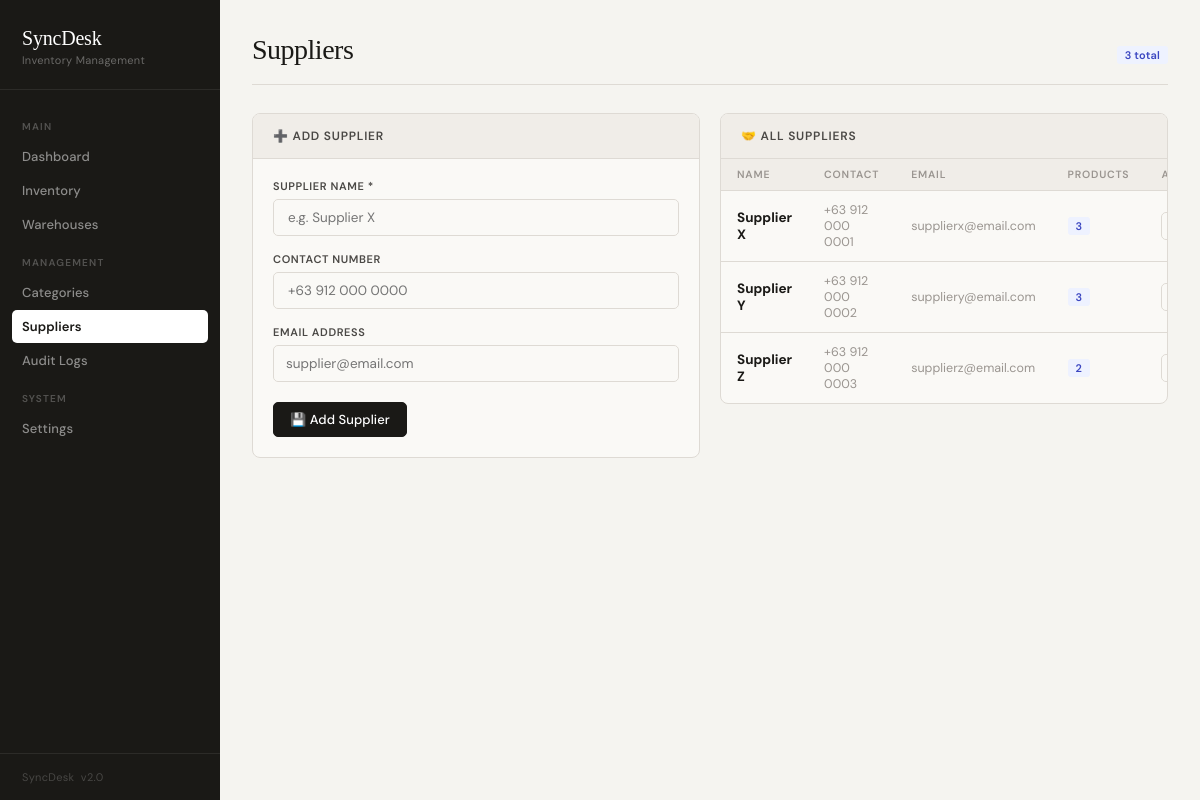
/suppliers.php, run on the app's committed database.
### tables this page shows
CREATE TABLE IF NOT EXISTS `suppliers` (
  `id` int(11) NOT NULL AUTO_INCREMENT,
  `name` varchar(100) NOT NULL,
  `contact` varchar(100) DEFAULT NULL,
  `email` varchar(100) DEFAULT NULL,
  `created_at` timestamp NOT NULL DEFAULT current_timestamp(),
  PRIMARY KEY (`id`)
);

### config.php (called while the page is built, shortened)
<?php
function e($str) {
    return htmlspecialchars($str ?? '', ENT_QUOTES, 'UTF-8');
}
?>

### suppliers.php (the view, shortened to what this page needs)
<?php include 'config.php'; ?>
<!DOCTYPE html>
<html lang="en">
<head>
<link rel="stylesheet" href="style.css">
</head>
<body>
<?php include 'sidebar.php'; ?>
<div class="main">
<?php
$edit_item = null;
$suppliers = $conn->query("SELECT s.*, COUNT(p.id) AS product_count FROM suppliers s LEFT JOIN products p ON p.supplier = s.name GROUP BY s.id ORDER BY s.name")->fetch_all(MYSQLI_ASSOC);
?>
<div class="topbar">
    <h1>Suppliers</h1>
    <span class="badge badge-blue"><?= count($suppliers) ?> total</span>
</div>
<div class="two-col" style="align-items:start;">
    <div class="card">
        <div class="card-header">
            <span class="card-title"><?= $edit_item ? '✏️ Edit Supplier' : '➕ Add Supplier' ?></span>
        </div>
        <div class="card-body">
            <form method="POST">
                <div class="form-group" style="margin-bottom:16px;">
                    <label>Supplier Name *</label>
                    <input type="text" name="name" required placeholder="e.g. Supplier X"
                        value="<?= e($edit_item['name'] ?? '') ?>">
                </div>
                <div class="form-group" style="margin-bottom:16px;">
                    <label>Contact Number</label>
                    <input type="text" name="contact" placeholder="+63 912 000 0000"
                        value="<?= e($edit_item['contact'] ?? '') ?>">
                </div>
                <div class="form-group" style="margin-bottom:20px;">
                    <label>Email Address</label>
                    <input type="email" name="email" placeholder="supplier@email.com"
                        value="<?= e($edit_item['email'] ?? '') ?>">
                </div>
                <div class="flex gap-8">
                    <button class="btn btn-primary" name="<?= $edit_item ? 'edit' : 'add' ?>">
                        💾 <?= $edit_item ? 'Save Changes' : 'Add Supplier' ?>
                    </button>
                </div>
            </form>
        </div>
    </div>
    <div class="card">
        <div class="card-header">
            <span class="card-title">🤝 All Suppliers</span>
        </div>
        <?php if (empty($suppliers)): ?>
            <div class="empty-state">
                <div class="empty-icon">🤝</div>
                <p>No suppliers yet.</p>
            </div>
        <?php else: ?>
        <table>
            <tr><th>Name</th><th>Contact</th><th>Email</th><th>Products</th><th>Actions</th></tr>
            <?php foreach ($suppliers as $s): ?>
            <tr>
                <td><strong><?= e($s['name']) ?></strong></td>
                <td class="text-muted"><?= e($s['contact'] ?: '—') ?></td>
                <td class="text-muted"><?= e($s['email'] ?: '—') ?></td>
                <td><span class="badge badge-blue"><?= $s['product_count'] ?></span></td>
                <td>
                    <div class="flex gap-8">
                        <a href="suppliers.php?edit=<?= $s['id'] ?>" class="btn btn-secondary btn-sm">✏️</a>
                    </div>
                </td>
            </tr>
            <?php endforeach; ?>
        </table>
        <?php endif; ?>
    </div>
</div>
</div>
</body>
</html>

### style.css (style rules this page uses)
:root { --bg: #f5f4f0; --surface: #faf9f6; --surface2: #f0ede8; --ink: #1a1916; --ink-2: #4a4845; --ink-3: #9a9590; --border: #dedad4; --border-strong: #c8c4be; --accent: #1a1916; --accent-fg: #faf9f6; --danger: #c0392b; --danger-bg: #fdf2f1; --warning: #b45309; --warning-bg: #fef7ed; --success: #1a6b3c; --success-bg: #f0faf4; --sidebar-w: 220px; --radius: 8px; --radius-sm: 5px; }
*, *::before, *::after { box-sizing: border-box; margin: 0; padding: 0; }
body { display: flex; font-family: 'DM Sans', sans-serif; font-size: 14px; background: var(--bg); color: var(--ink); min-height: 100vh; -webkit-font-smoothing: antialiased; }
.main { margin-left: var(--sidebar-w); flex: 1; padding: 36px 32px; min-height: 100vh; max-width: calc(100vw - var(--sidebar-w)); }
.topbar { display: flex; align-items: baseline; justify-content: space-between; margin-bottom: 28px; padding-bottom: 20px; border-bottom: 1px solid var(--border); }
.topbar h1 { font-family: 'Instrument Serif', Georgia, serif; font-size: 28px; font-weight: 400; color: var(--ink); letter-spacing: -0.5px; line-height: 1; }
.card { background: var(--surface); border-radius: var(--radius); border: 1px solid var(--border); overflow: hidden; margin-bottom: 20px; }
.card-header { display: flex; align-items: center; justify-content: space-between; padding: 14px 20px; border-bottom: 1px solid var(--border); background: var(--surface2); }
.card-title { font-size: 12px; font-weight: 600; text-transform: uppercase; letter-spacing: 0.8px; color: var(--ink-2); }
.card-body { padding: 20px; }
table { width: 100%; border-collapse: collapse; }
th { background: var(--surface2); color: var(--ink-3); font-size: 10.5px; font-weight: 600; text-transform: uppercase; letter-spacing: 0.8px; padding: 9px 16px; text-align: left; border-bottom: 1px solid var(--border); }
td { padding: 11px 16px; border-bottom: 1px solid var(--border); font-size: 13.5px; color: var(--ink); vertical-align: middle; }
tr:last-child td { border-bottom: none; }
.badge { display: inline-block; padding: 2px 8px; border-radius: 3px; font-size: 11px; font-weight: 600; letter-spacing: 0.2px; }
.badge-blue { background: #eef2ff; color: #3b46c1; }
.btn { display: inline-flex; align-items: center; gap: 5px; padding: 8px 16px; border-radius: var(--radius-sm); border: 1px solid transparent; cursor: pointer; font-family: 'DM Sans', sans-serif; font-size: 13px; font-weight: 500; text-decoration: none; transition: all 0.12s; white-space: nowrap; letter-spacing: 0.1px; }
.btn-primary { background: var(--ink); color: #fff; border-color: var(--ink); }
.btn-secondary { background: var(--surface); color: var(--ink-2); border-color: var(--border); }
.btn-sm { padding: 5px 10px; font-size: 12px; }
.form-group { display: flex; flex-direction: column; gap: 6px; }
.form-group label { font-size: 11px; font-weight: 600; color: var(--ink-2); text-transform: uppercase; letter-spacing: 0.6px; }
.form-group input, .form-group select, .form-group textarea { padding: 9px 12px; border: 1px solid var(--border); border-radius: var(--radius-sm); font-family: 'DM Sans', sans-serif; font-size: 13.5px; color: var(--ink); background: var(--surface); transition: border-color 0.12s, box-shadow 0.12s; width: 100%; }
input[type="text"].search-input, .card-body input[type="text"] { padding: 9px 14px; border: 1px solid var(--border); border-radius: var(--radius-sm); font-family: 'DM Sans', sans-serif; font-size: 13.5px; color: var(--ink); background: var(--surface); transition: border-color 0.12s; }
.two-col { display: grid; grid-template-columns: 1fr 1fr; gap: 20px; }
.text-muted { color: var(--ink-3); font-size: 12.5px; }
.flex { display: flex; }
.gap-8 { gap: 8px; }

### data on the page
suppliers: name "Supplier X", contact "+63 912 000 0001", email "supplierx@email.com", product_count "3"
suppliers: name "Supplier Y", contact "+63 912 000 0002", email "suppliery@email.com", product_count "3"
suppliers: name "Supplier Z", contact "+63 912 000 0003", email "supplierz@email.com", product_count "2"

### other printed values
$label "Dashboard Inventory Warehouses Categories Suppliers Audit Logs Settings"
count($suppliers) "3"
